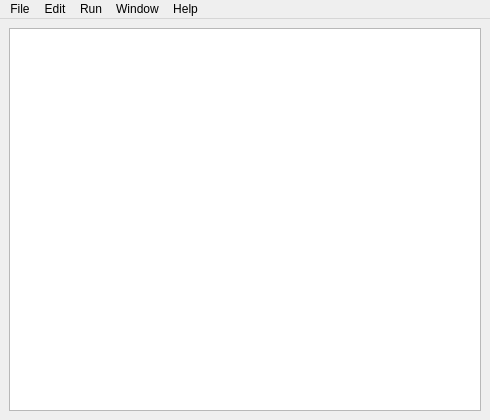
<?xml version="1.0" encoding="UTF-8"?>
<ui version="4.0">
 <class>MainWindow</class>
 <widget class="QMainWindow" name="MainWindow">
  <property name="geometry">
   <rect>
    <x>0</x>
    <y>0</y>
    <width>490</width>
    <height>420</height>
   </rect>
  </property>
  <property name="windowTitle">
   <string>MainWindow</string>
  </property>
  <widget class="QWidget" name="centralwidget">
   <layout class="QHBoxLayout" name="horizontalLayout">
    <item>
     <widget class="TextHandler" name="textHandler"/>
    </item>
   </layout>
  </widget>
  <widget class="QMenuBar" name="menubar">
   <property name="geometry">
    <rect>
     <x>0</x>
     <y>0</y>
     <width>490</width>
     <height>22</height>
    </rect>
   </property>
   <widget class="QMenu" name="menuFile">
    <property name="title">
     <string>File</string>
    </property>
    <addaction name="actionNew"/>
    <addaction name="actionOpen"/>
    <addaction name="actionSave"/>
    <addaction name="actionSave_as"/>
   </widget>
   <widget class="QMenu" name="menuEdit">
    <property name="title">
     <string>Edit</string>
    </property>
    <widget class="QMenu" name="menuTarget">
     <property name="title">
      <string>Target</string>
     </property>
     <addaction name="actionSD"/>
     <addaction name="actionSG"/>
     <addaction name="actionSD_SG"/>
    </widget>
    <addaction name="actionText_size"/>
    <addaction name="actionRects_colors"/>
    <addaction name="separator"/>
    <addaction name="menuTarget"/>
   </widget>
   <widget class="QMenu" name="menuRun">
    <property name="title">
     <string>Run</string>
    </property>
    <addaction name="actionRun_Plotter"/>
   </widget>
   <widget class="QMenu" name="menuWindow">
    <property name="title">
     <string>Window</string>
    </property>
   </widget>
   <widget class="QMenu" name="menuHelp">
    <property name="title">
     <string>Help</string>
    </property>
   </widget>
   <addaction name="menuFile"/>
   <addaction name="menuEdit"/>
   <addaction name="menuRun"/>
   <addaction name="menuWindow"/>
   <addaction name="menuHelp"/>
  </widget>
  <action name="actionSubmenu2">
   <property name="text">
    <string>Submenu2</string>
   </property>
  </action>
  <action name="actionNew">
   <property name="text">
    <string>New...</string>
   </property>
  </action>
  <action name="actionOpen">
   <property name="text">
    <string>Open...</string>
   </property>
  </action>
  <action name="actionSeve">
   <property name="text">
    <string>Seve</string>
   </property>
  </action>
  <action name="actionSave">
   <property name="text">
    <string>Save</string>
   </property>
  </action>
  <action name="actionSave_as">
   <property name="text">
    <string>Save as...</string>
   </property>
  </action>
  <action name="actionText_size">
   <property name="text">
    <string>Text size</string>
   </property>
  </action>
  <action name="actionRects_colors">
   <property name="text">
    <string>Rects colors</string>
   </property>
  </action>
  <action name="actionRun_Plotter">
   <property name="text">
    <string>Run Plotter</string>
   </property>
  </action>
  <actiongroup name="actiongroupTarget">
   <action name="actionSG">
    <property name="checkable">
     <bool>true</bool>
    </property>
    <property name="text">
     <string>SG</string>
    </property>
   </action>
   <action name="actionSD">
    <property name="checkable">
     <bool>true</bool>
    </property>
    <property name="text">
     <string>SD</string>
    </property>
   </action>
   <action name="actionSD_SG">
    <property name="checkable">
     <bool>true</bool>
    </property>
    <property name="checked">
     <bool>true</bool>
    </property>
    <property name="text">
     <string>SD/SG</string>
    </property>
   </action>
  </actiongroup>
 </widget>
 <customwidgets>
  <customwidget>
   <class>TextHandler</class>
   <extends>QGraphicsView</extends>
   <header>text_handler</header>
  </customwidget>
 </customwidgets>
 <resources/>
 <connections/>
</ui>
